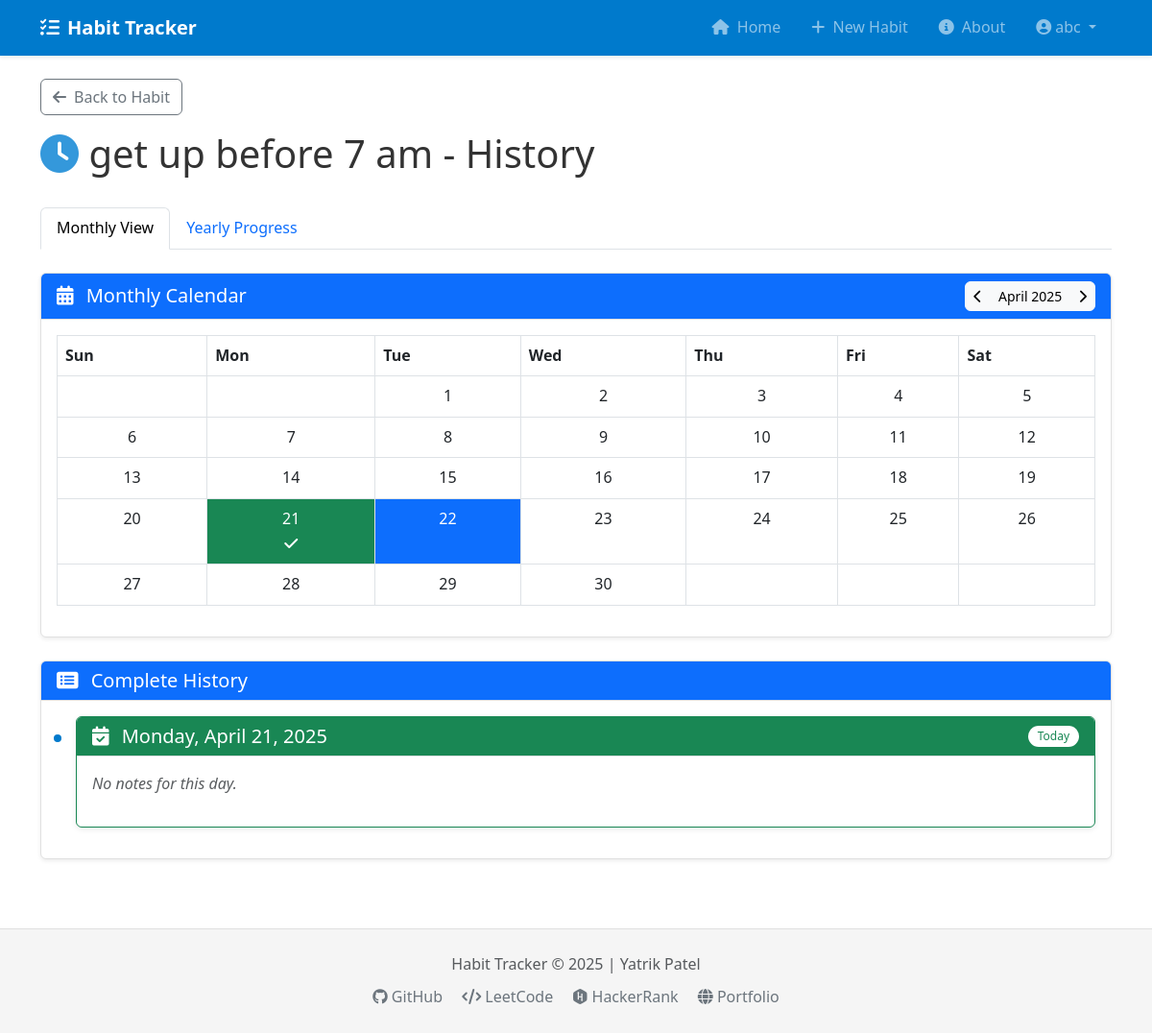
/habit/1/history (signed in), run on an earlier commit of the app's database.
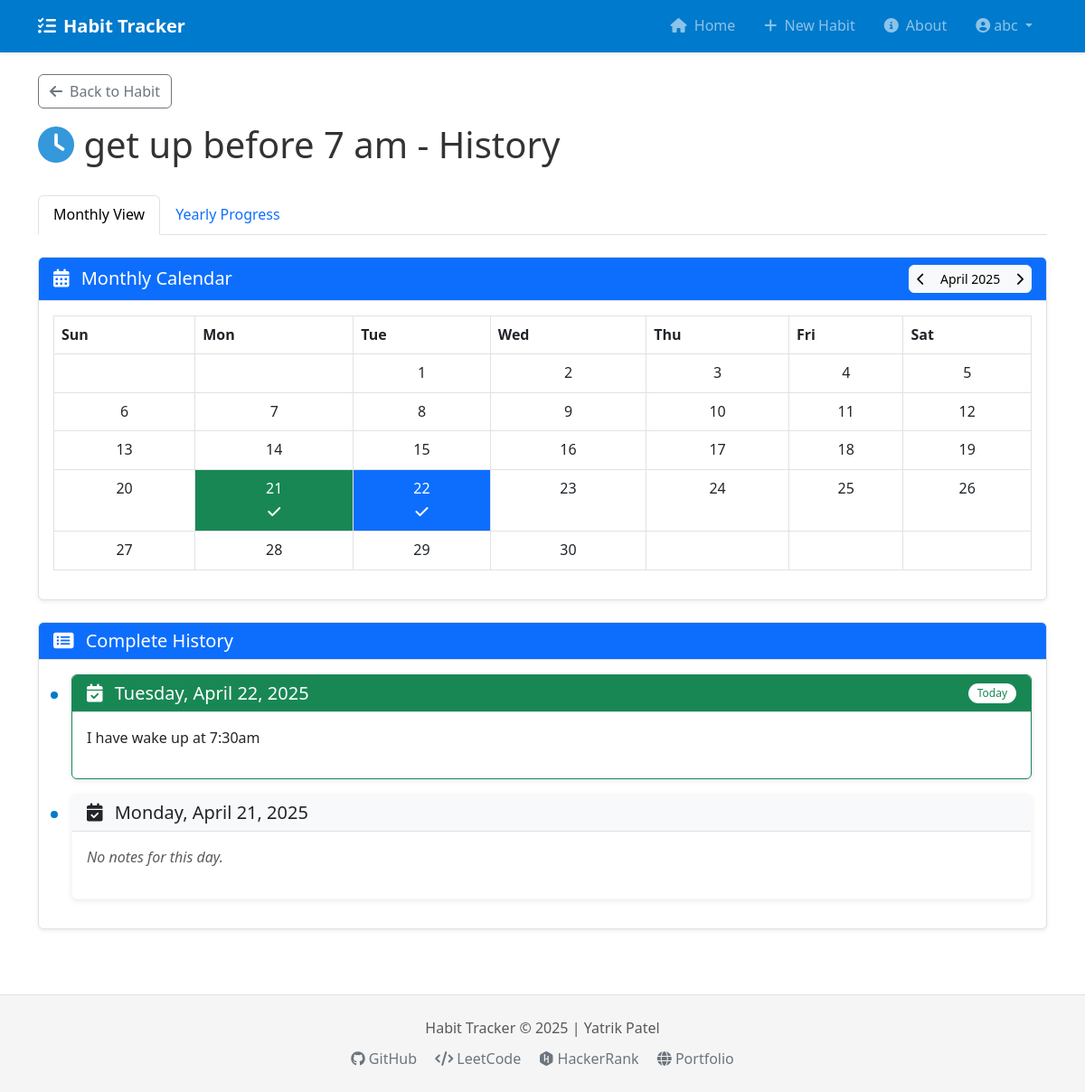
And on a later commit of the database.
### models.py (models this page shows, shortened)
class HabitLog(db.Model):
    __tablename__ = 'habit_logs'
    id = db.Column(db.Integer, primary_key=True)
    habit_id = db.Column(db.Integer, db.ForeignKey('habits.id'), nullable=False)
    date = db.Column(db.Date, default=date.today)
    note = db.Column(db.Text, nullable=True)

### routes/habit_routes.py (the view)
@habit_bp.route('/<int:id>/history', methods=['GET'])
@login_required
def habit_history(id):
    habit = Habit.query.get_or_404(id)
    if habit.user_id != current_user.id:
        abort(403)
    logs = HabitLog.query.filter_by(habit_id=habit.id).order_by(desc(HabitLog.date)).all()
    return render_template('habit_history.html', habit=habit, logs=logs)

### app.py (called while the page is built)
def create_app(config_class=Config):
    app = Flask(__name__)
    app.config.from_object(config_class)
    db.init_app(app)
    login_manager = LoginManager()
    login_manager.login_view = 'auth.login'
    login_manager.login_message_category = 'info'
    login_manager.login_message = 'Please log in to access this page.'
    login_manager.init_app(app)
    @login_manager.user_loader
    def load_user(user_id):
        return User.query.get(int(user_id))
    register_routes(app)
    with app.app_context():
        db.create_all()
    return app

### templates/habit_history.html (shortened to what the changed rows need)
{% extends "base.html" %}
{% block content %}
<div class="row mb-4">
    <div class="col">
        <h1>
            {% if habit.icon %}
                <i class="fas fa-{{ habit.icon }}" style="color: {{ habit.color }}"></i>
            {% endif %}
            {{ habit.name }} - History
        </h1>
    </div>
</div>
<div class="tab-content" id="historyTabsContent">
    <div class="tab-pane fade show active" id="monthly" role="tabpanel" aria-labelledby="monthly-tab">
        <div class="card shadow-sm">
            <div class="card-body">
                {% if logs %}
                    <div class="table-responsive">
                        <table class="table table-bordered">
                            <thead>
                                <tr>
                                    <th>Sun</th>
                                    <th>Mon</th>
                                    <th>Tue</th>
                                    <th>Wed</th>
                                    <th>Thu</th>
                                    <th>Fri</th>
                                    <th>Sat</th>
                                </tr>
                            </thead>
                            <tbody id="calendar-body">
                            </tbody>
                        </table>
                    </div>
                {% endif %}
            </div>
        </div>
    </div>
</div>
<div class="card shadow-sm mt-4">
    <div class="card-body">
        {% if logs %}
            <div class="timeline">
                {% for log in logs %}
                    <div class="card mb-3 border-{% if loop.first %}success{% else %}light{% endif %}">
                        <div class="card-header bg-{% if loop.first %}success{% else %}light{% endif %} {% if loop.first %}text-white{% endif %}">
                            <div class="d-flex justify-content-between align-items-center">
                                <h5 class="mb-0">
                                    <i class="fas fa-calendar-check me-2"></i>
                                    {{ log.date.strftime('%A, %B %d, %Y') }}
                                </h5>
                                {% if loop.first %}
                                    <span class="badge bg-white text-success">Today</span>
                                {% endif %}
                            </div>
                        </div>
                        <div class="card-body">
                            {% if log.note %}
                                <p>{{ log.note }}</p>
                            {% else %}
                                <p class="text-muted fst-italic">No notes for this day.</p>
                            {% endif %}
                        </div>
                    </div>
                {% endfor %}
            </div>
        {% endif %}
    </div>
</div>
{% endblock %}

What changed in the data, as far as the page shows it:
added HabitLog: date "Tuesday, April 22, 2025", shows "Today", note "I have wake up at 7:30am"
shown differently, row unchanged: HabitLog "Monday, April 21, 2025": no longer shows "Today"
